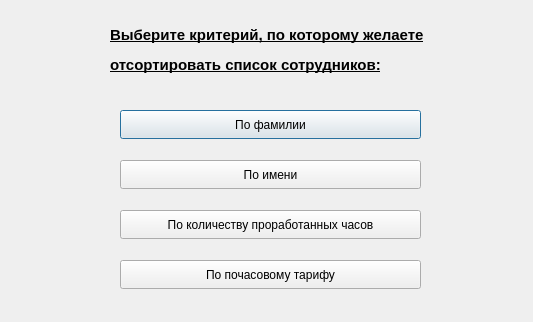
<?xml version="1.0" encoding="UTF-8"?>
<ui version="4.0">
 <class>inputOverHours</class>
 <widget class="QDialog" name="inputOverHours">
  <property name="geometry">
   <rect>
    <x>0</x>
    <y>0</y>
    <width>533</width>
    <height>322</height>
   </rect>
  </property>
  <property name="windowTitle">
   <string>Dialog</string>
  </property>
  <widget class="QLabel" name="label">
   <property name="geometry">
    <rect>
     <x>110</x>
     <y>-10</y>
     <width>481</width>
     <height>121</height>
    </rect>
   </property>
   <property name="text">
    <string>&lt;html&gt;&lt;head/&gt;&lt;body&gt;&lt;p&gt;&lt;span style=&quot; font-size:11pt; font-weight:700; text-decoration: underline;&quot;&gt;Выберите критерий, по которому желаете&lt;/span&gt;&lt;/p&gt;&lt;p&gt;&lt;span style=&quot; font-size:11pt; font-weight:700; text-decoration: underline;&quot;&gt; отсортировать список сотрудников:&lt;/span&gt;&lt;/p&gt;&lt;/body&gt;&lt;/html&gt;</string>
   </property>
  </widget>
  <widget class="QPushButton" name="pushButton_searchSurname">
   <property name="geometry">
    <rect>
     <x>120</x>
     <y>110</y>
     <width>301</width>
     <height>29</height>
    </rect>
   </property>
   <property name="text">
    <string>По фамилии</string>
   </property>
  </widget>
  <widget class="QPushButton" name="pushButton_searchName">
   <property name="geometry">
    <rect>
     <x>120</x>
     <y>160</y>
     <width>301</width>
     <height>29</height>
    </rect>
   </property>
   <property name="text">
    <string>По имени</string>
   </property>
  </widget>
  <widget class="QPushButton" name="pushButton_searchWorkedHours">
   <property name="geometry">
    <rect>
     <x>120</x>
     <y>210</y>
     <width>301</width>
     <height>29</height>
    </rect>
   </property>
   <property name="text">
    <string>По количеству проработанных часов</string>
   </property>
  </widget>
  <widget class="QPushButton" name="pushButton_rate">
   <property name="geometry">
    <rect>
     <x>120</x>
     <y>260</y>
     <width>301</width>
     <height>29</height>
    </rect>
   </property>
   <property name="text">
    <string>По почасовому тарифу</string>
   </property>
  </widget>
 </widget>
 <resources/>
 <connections/>
</ui>
